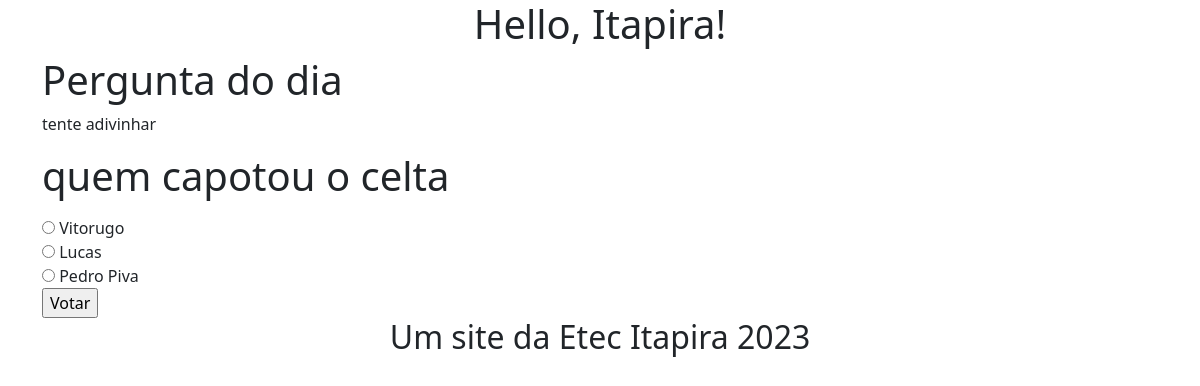
Page /enquete/6/ on the committed database.
### enquete/models.py (models this page shows, shortened)
class Questao(models.Model):
    pergunta = models.CharField(max_length=200)
    data = models.DateTimeField(auto_now_add=True)

class Resposta(models.Model):
    questao = models.ForeignKey(Questao, on_delete=models.CASCADE)
    resposta = models.CharField(max_length=200)
    votos = models.IntegerField(default=0)

### enquete/views.py (the view)
# urls.py: path("<int:pk>/", views.DetalheView.as_view(), name="detalhe"),
class DetalheView(generic.DetailView):
    model = Questao
    template_name = 'enquete/questao.html'

### enquete/templates/enquete/questao.html (shortened to what this page needs)
{% extends "enquete/base.html" %}
{% block content %}
<h1>Pergunta do dia</h1>
<p>tente adivinhar</p>
<form action="{% url 'voto' questao.id %}" method="post">
  <fieldset>
    <legend>
      <h1>{{ questao.pergunta }}</h1>
    </legend>
    {% for respostas in questao.resposta_set.all %}
    <input type="radio" name="resposta" id="resposta{{ forloop.counter }}" value="{{ respostas.id }}">
    <label for="resposta{{ forloop.counter }}">{{ respostas.resposta }}</label><br>
    {% endfor %}
  </fieldset>
  <input type="submit" value="Votar">
</form>
{% endblock %}

### rows in the picture
Questao: pergunta "quem capotou o celta"
Resposta: resposta "Vitorugo"
Resposta: resposta "Lucas"
Resposta: resposta "Pedro Piva"
